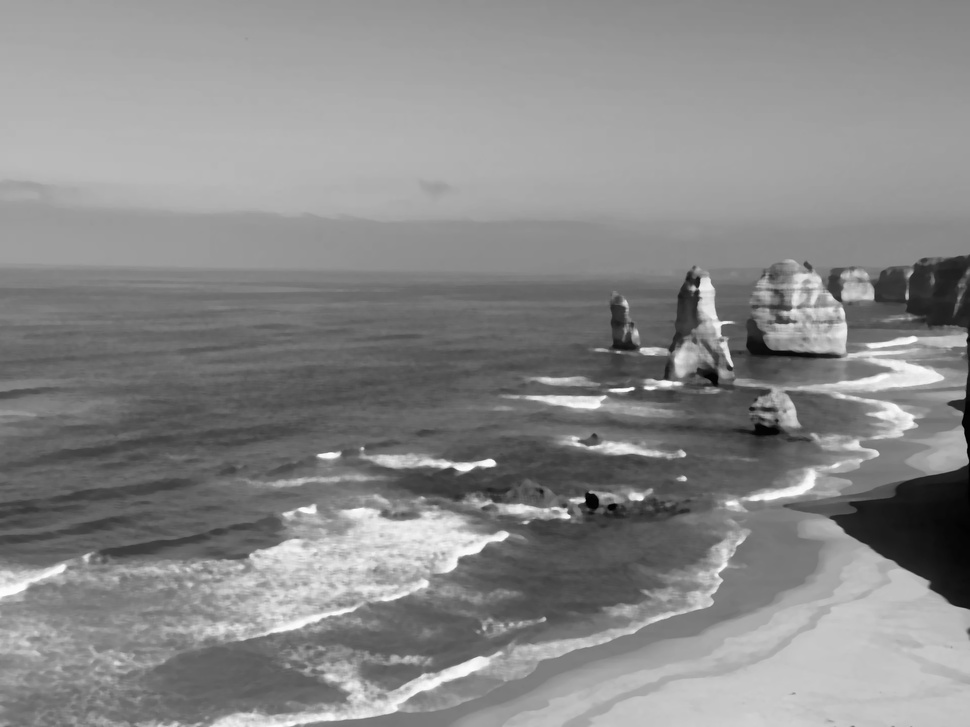
#> input picture chapter3-Filters/image/sample-sharpen.jpg, 970 x 727 px, shrunk from 1920 x 1440 before the run
$ jupyter execute 2_Sharpen.ipynb   (older library calls are emulated)
#> lines starting #> are read from the running program, lines starting #| are printed output that depends on the picture
# 图像增强

通过增强图像的高频部分，从而增强图像的边缘和细节，使其更加清晰。

两种方法：
- Unsharp masking
- High-pass filters

# Unsharp masking

非锐化掩蔽：创建一个掩模，进而用于锐化原始图像。

工作原理：

- 模糊原图：对原始图像应用低通滤波（通常是高斯滤波），产生一个模糊版本的图像。
- 创建掩模：将模糊后的图像从原图中减去，得到差异图像，即“掩模”。这个掩模包含了原图中的高频细节。
- 增强原图：将这个掩模乘以一个称为“强度”的因子，然后将结果加回到原始图像中，以增强原图的边缘和细节。

[cell 1]
import numpy as np
import cv2
import matplotlib.pyplot as plt

# 不建议直接加减法
img = cv2.imread("image/sample-sharpen.jpg", cv2.IMREAD_GRAYSCALE)
#> img is the input picture: shape (727, 970); min 0, max 255, mean 136.6
plt.figure(figsize=(10, 8))
plt.subplot(1, 2, 1)
plt.imshow(img, cmap='gray')

plt.subplot(1, 2, 2)

# unsharp masking
gaussian_blurred = cv2.GaussianBlur(img, ksize=(19, 19), sigmaX=50)
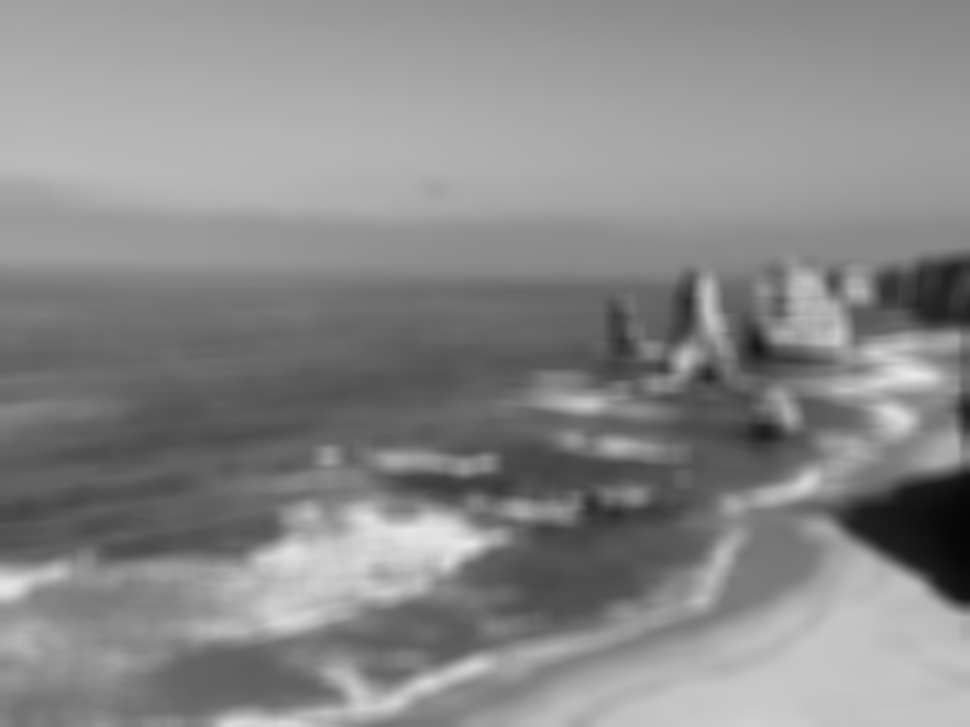
#> gaussian_blurred: shape (727, 970); min 5, max 233, mean 136.6
high_freq = img - gaussian_blurred
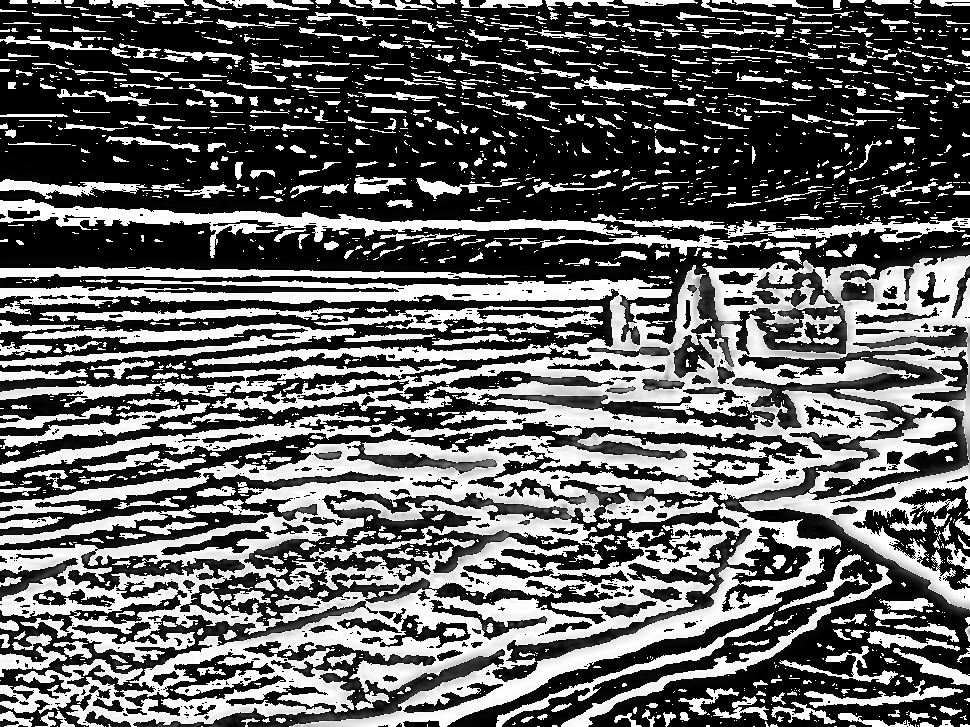
#> high_freq: shape (727, 970); min 0, max 255, mean 98.6
sharped = img + high_freq * 2
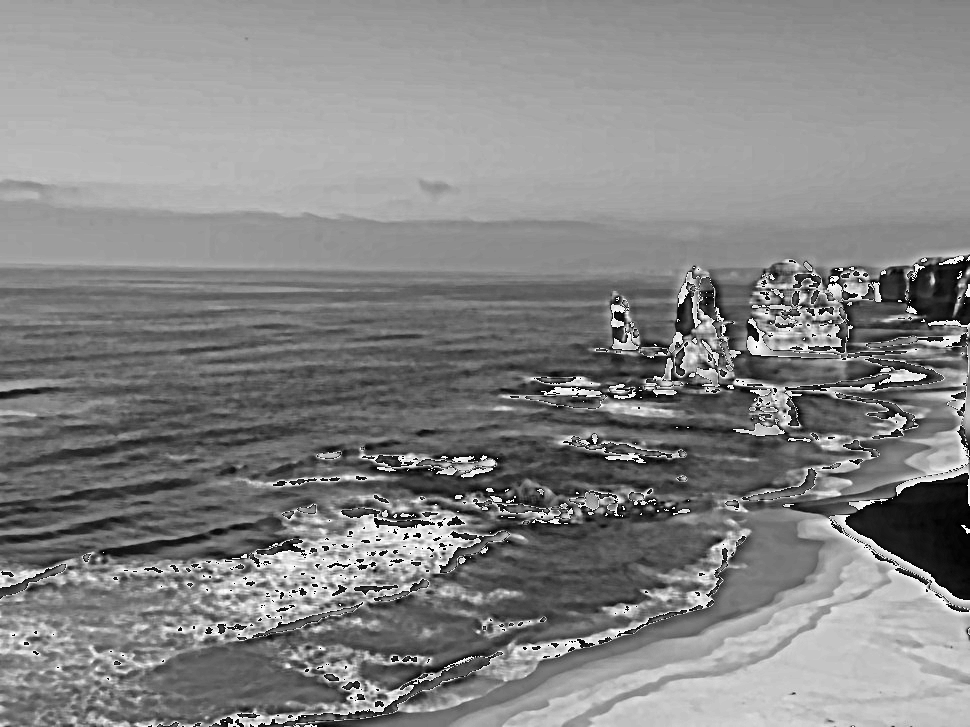
#> sharped: shape (727, 970); min 0, max 255, mean 132.7

# sharped = cv2.add(img3, high_freq)

plt.imshow(sharped, cmap='gray')
plt.show()
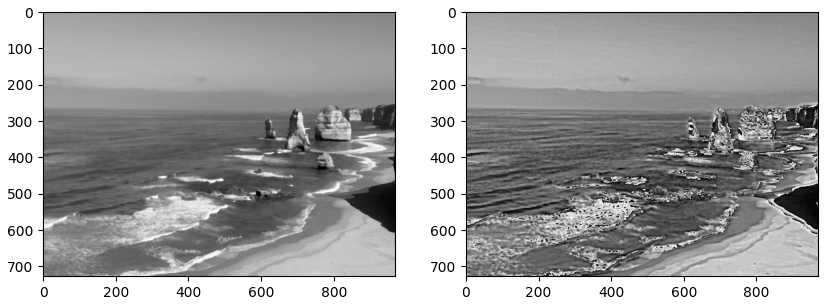
#> figure drawn by matplotlib, 2 panels

# High-pass filter

直接使用高通滤波器（如Sobel或Laplacian）来增强图像中的高频部分，即直接强调图像中的边缘和细节。

工作原理：
1. 应用一个高通滤波器到原图，这种滤波器设计来通过强调突变（如边缘）来让低频信号衰减。
2. 可以选择性地将高通滤波的结果加到原图上，从而强化图像的细节和边缘。

特点：
- 直接应用高频强化，可能会使图像的噪声也被放大。
- 锐化效果较为直接和强烈，较少的参数调整。

图像锐化（增强）是图像处理中的一个常用技术，它旨在增强图像的边缘和细节，使其更加清晰。锐化的原理是加强或增强图像的高频部分。以下是关于图像锐化的主要知识点：

拉普拉斯锐化：
- 拉普拉斯锐化基于二阶导数，其目的是检测图像的快速变化区域，即边缘。
- 一个常见的拉普拉斯滤波器是:
$$
{\rm{kernel}} = \frac{1}{16}\left[ {\begin{array}{*{20}{c}}
0&-1&0\\
-1&5&-1\\
0&-1&0
\end{array}} \right]
$$
将此滤波器应用于图像，并将得到的结果添加到原始图像上，从而实现锐化效果。

## Laplacian

`cv2.Laplacian()` 和 `cv2.convertScaleAbs()` 两个函数的详细说明及参数解释：

### 1. `cv2.Laplacian()`: 拉普拉斯算子
主要用于计算图像的二阶导数，即梯度变化，它能帮助检测图像中的边缘和细节。

```python
cv2.Laplacian(src, ksize=1, scale=1, delta=0)
```

**参数说明：**
- `src`: 输入图像，通常是灰度图像或单通道图像（可以是彩色图像，但一般情况下使用灰度图像）。
- `ksize`: 滤波核的大小，默认值为 `1`。对于拉普拉斯算子，核大小通常为 `1` 或 `3`。它控制了用于计算拉普拉斯的卷积核大小。
- `scale`: 可选参数，拉普拉斯滤波后的结果会乘以这个系数。默认值为 `1`，表示不进行缩放。
- `delta`: 可选参数，结果会加上这个值，默认值为 `0`。该参数可以用于调整结果的亮度或偏移。

### 2. `cv2.convertScaleAbs()`: 绝对值转换与缩放

```python
cv2.convertScaleAbs(src, alpha=1, beta=0)
```

**参数说明：**
- `src`: 输入图像，通常是一个带有负值的浮点图像（如从拉普拉斯或其他梯度算子得到的结果），需要将其转换为 8 位图像。
- `alpha`: 缩放系数，默认值为 `1`。它用于乘以输入图像中的每个像素值，调整图像的亮度或对比度。
- `beta`: 偏移量，默认值为 `0`。每个像素在乘以 `alpha` 之后，还会加上这个值，进一步调整图像的亮度。

**解释：**
- `cv2.convertScaleAbs()` 将输入图像中的像素值进行缩放和取绝对值，然后将其转换为 8 位图像。
- 因为某些滤波操作（如拉普拉斯）会产生负值，而图像通常只能显示非负值。`convertScaleAbs()` 通过先取绝对值，再转换为 `uint8`，使得负值能够正常显示。

[cell 2]
img = cv2.imread("image/sample-sharpen.jpg", cv2.IMREAD_GRAYSCALE)


plt.figure(figsize=(15, 12))
plt.subplot(1, 2, 1)
plt.imshow(img, cmap='gray')

plt.subplot(1, 2, 2)

gaussian_blurred = cv2.GaussianBlur(img, ksize=(3, 3), sigmaX=5)

lap1 = cv2.Laplacian(img, cv2.CV_64F, ksize=1)
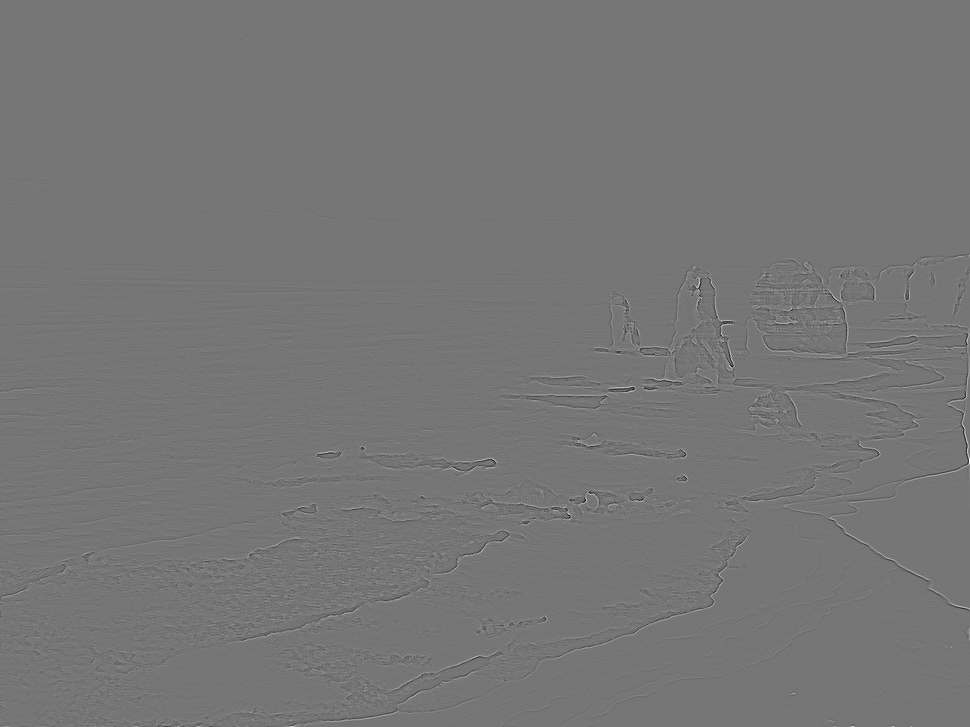
#> lap1: shape (727, 970) float64; min -195, max 226, mean 0; drawn with min black and max white
lap2 = cv2.convertScaleAbs(lap1)
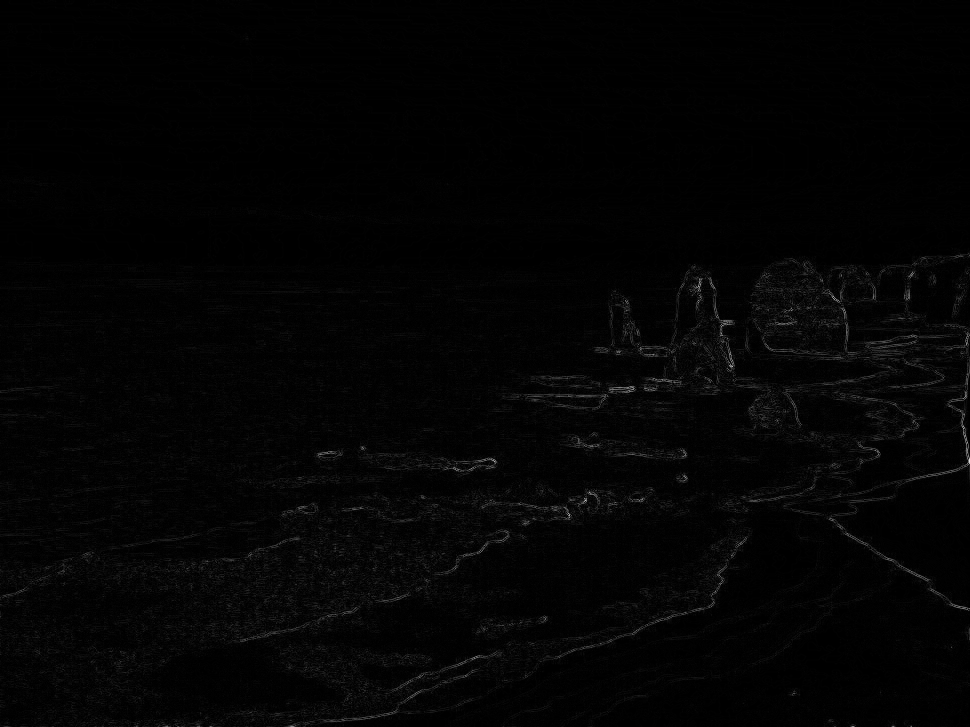
#> lap2: shape (727, 970); min 0, max 226, mean 3.6
# 锐化图像：原图像加上拉普拉斯梯度的结果
sharpened2 = cv2.addWeighted(img, 1, lap2, 4, 0)
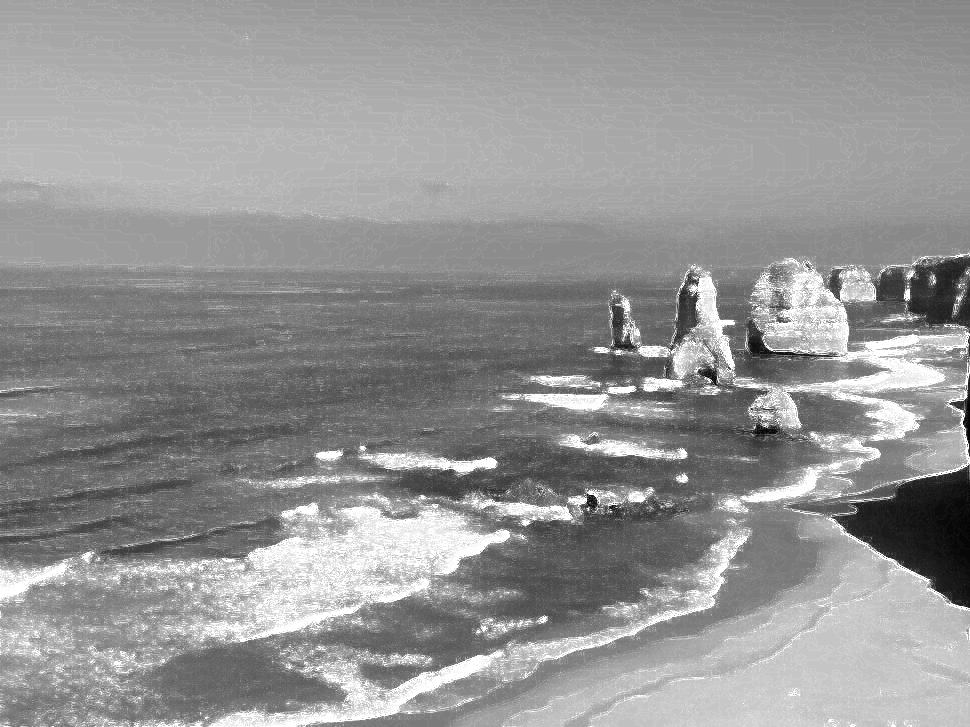
#> sharpened2: shape (727, 970); min 2, max 255, mean 149.1

sharpened2 = np.clip(sharpened2, 0, 255)
plt.imshow(sharpened2, cmap='gray')
plt.show()

拉普拉斯算子用于边缘检测和图像锐化，梯度的权重及其正负值会直接影响图像锐化的效果。具体来说：

- 正权重：增加图像中边缘的对比度，使边缘变得更加明显。这是因为正权重会增强图像的高频成分（例如边缘）。
- 负权重：减少图像中的边缘效果，使图像变得更加平滑。这是因为负权重会削弱图像的高频成分。

权重的大小决定了锐化或平滑效果的强弱。更大的正权重会使图像边缘更加锐利，而更大的负权重会使图像变得更加模糊。

## filter2D的实现方式

[cell 3]
import cv2
import matplotlib.pyplot as plt
import numpy as np

plt.figure(figsize=(5, 5))


def custom_blur_demo(image):
    kernel = np.array([[0, -1, 0], [-1, 5, -1], [0, -1, 0]], np.float32)  #锐化
    dst = cv2.filter2D(image, -1, kernel=kernel)
    plt.imshow(cv2.cvtColor(dst, cv2.COLOR_BGR2RGB))


src = cv2.imread("./images2/sharpen.png")
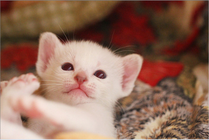
#> input picture chapter3-Filters/images2/sharpen.png, 209 x 140 px, shrunk from 414 x 277 before the run
#> src is the input picture: shape (140, 209, 3); mean B, G, R 91.8, 108.6, 144.8
plt.subplot(1, 2, 1)
plt.imshow(cv2.cvtColor(src, cv2.COLOR_BGR2RGB))

plt.subplot(1, 2, 2)
custom_blur_demo(src)
#> in custom_blur_demo, `dst = cv2.filter2D(image, -1, kernel=kernel)`:
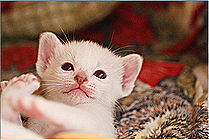
#> dst: shape (140, 209, 3); mean B, G, R 92.9, 109.5, 145.1
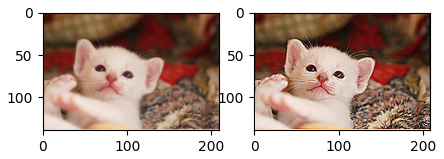
#> figure drawn by matplotlib, 2 panels
